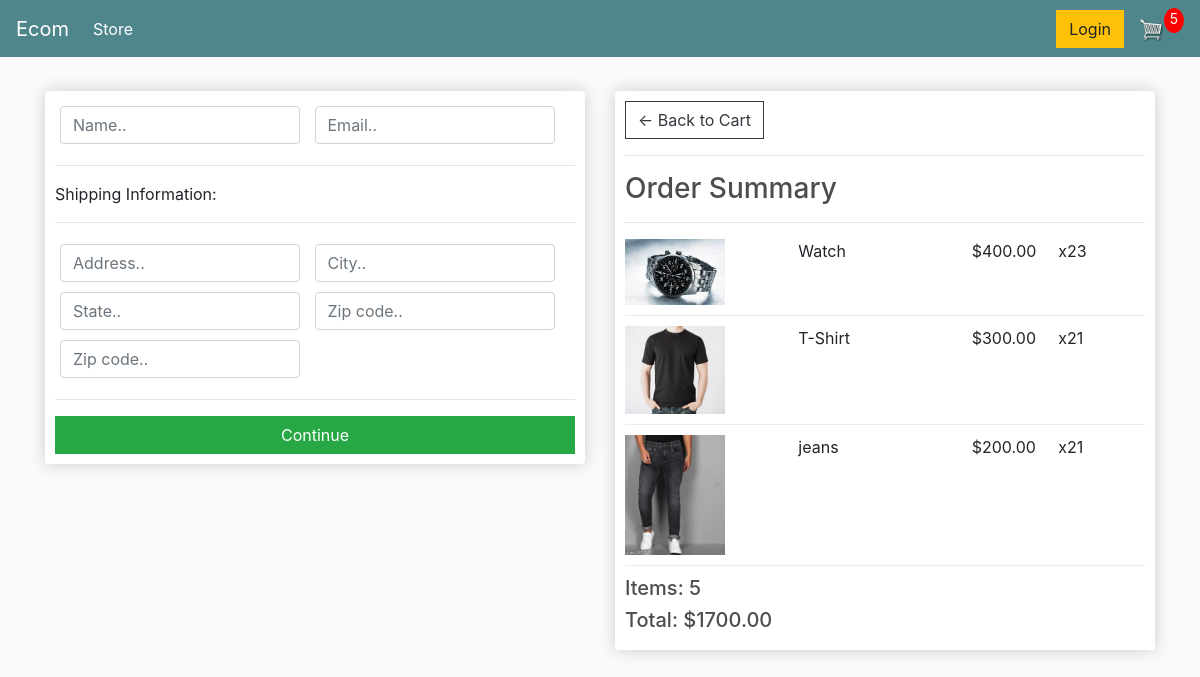
Screenshot of /checkout/ (signed in) with the database file from the repository.
### store/models.py (models this page shows, shortened)
class OrderItem(models.Model):
    product = models.ForeignKey(Product, on_delete=models.SET_NULL, blank=True, null=True)
    order = models.ForeignKey(Order, on_delete=models.SET_NULL, blank=True, null=True)
    quantity = models.IntegerField(default=0, null=True, blank=True)
    date_added = models.DateTimeField(auto_now_add=True)
    @property
    def get_total(self):
        total = self.product.price * self.quantity
        return total

class Product(models.Model):
    name = models.CharField(max_length=200, null=True)
    price = models.DecimalField(max_digits=7, decimal_places=2)
    digital = models.BooleanField(default=False, null=True, blank=False)
    image = models.ImageField(null=True, blank=True)

class Order(models.Model):
    customer = models.ForeignKey(Customer, on_delete=models.SET_NULL, blank=True, null=True)
    date_orderd = models.DateTimeField(auto_now_add=True)
    complete = models.BooleanField(default=False, null=True, blank=False)
    transaction_id = models.CharField(max_length=200, null=True)
    @property
    def shipping(self):
        shipping = False
        orderitems = self.orderitem_set.all()
        for i in orderitems:
            if i.product.digital == False:
                shipping = True
        return shipping
    @property
    def get_cart_total(self):
        orderitems = self.orderitem_set.all()
        total = sum([item.get_total for item in orderitems])
        return total
    @property
    def get_cart_items(self):
        orderitems = self.orderitem_set.all()
        total = sum([item.quantity for item in orderitems])
        return total

### store/views.py (the view)
# urls.py: path('checkout/', views.checkout, name="checkout"),
def checkout(request):
    data = cartData(request)
    cartItems = data['cartItems']
    order = data['order']
    items = data['items']
    context = {'items': items, 'order': order, 'cartItems': cartItems}
    return render(request, 'store/checkout.html', context)

### store/utils.py (called while the page is built)
def cartData(request):
    if request.user.is_authenticated:
        customer = request.user.customer
        order, created = Order.objects.get_or_create(customer=customer, complete=False)
        items = order.orderitem_set.all()
        cartItems = order.get_cart_items
    else:
        cookieData = cookieCart(request)
        cartItems = cookieData['cartItems']
        order = cookieData['order']
        items = cookieData['items']
    return {'cartItems': cartItems, 'order': order, 'items': items}

### store/templates/store/checkout.html (shortened to what this page needs)
{% extends 'store/main.html' %}
{% load static %}
{% block content %}
     <div class="row">
		<div class="col-lg-6">
			<div class="box-element" id="form-wrapper">
				<form id="form">
					<div id="user-info">
						<div class="form-field">
							<input required class="form-control" type="text" name="name" placeholder="Name..">
						</div>
						<div class="form-field">
							<input required class="form-control" type="email" name="email" placeholder="Email..">
						</div>
					</div>
					<div id="shipping-info">
						<hr>
						<p>Shipping Information:</p>
						<hr>
						<div class="form-field">
							<input class="form-control" type="text" name="address" placeholder="Address..">
						</div>
						<div class="form-field">
							<input class="form-control" type="text" name="city" placeholder="City..">
						</div>
						<div class="form-field">
							<input class="form-control" type="text" name="state" placeholder="State..">
						</div>
						<div class="form-field">
							<input class="form-control" type="text" name="zipcode" placeholder="Zip code..">
						</div>
						<div class="form-field">
							<input class="form-control" type="text" name="country" placeholder="Zip code..">
						</div>
					</div>
					<hr>
					<input id="form-button" class="btn btn-success btn-block" type="submit" value="Continue">
				</form>
			</div>
			<br>
		</div>
		<div class="col-lg-6">
			<div class="box-element">
				<a  class="btn btn-outline-dark" href="{% url 'cart' %}">&#x2190; Back to Cart</a>
				<hr>
				<h3>Order Summary</h3>
				<hr>
				{% for item in items %}
				<div class="cart-row">
					<div style="flex:2"><img class="row-image" src="{{item.product.image.url}}"></div>
					<div style="flex:2"><p>{{item.product.name}}</p></div>
					<div style="flex:1"><p>${{item.product.price}}</p></div>
					<div style="flex:1"><p>x2{{item.quantity}}</p></div>
				</div>
				{% endfor %}
				<h5>Items: {{order.get_cart_items}}</h5>
				<h5>Total: ${{order.get_cart_total|floatformat:2}}</h5>
			</div>
		</div>
	</div>
{% endblock content %}

### static/css/main.css (style rules this page uses)
body { background-color: hsl(0, 0%, 98%); }
h1,h2,h3,h4,h5,h6 { color:hsl(0, 0%, 30%); }
.box-element { box-shadow:hsl(0, 0%, 80%) 0 0 16px; background-color: #fff; border-radius: 4px; padding: 10px; }
.col-lg-4, .col-lg-6, .col-lg-8, .col-lg-12 { margin-top: 10px; }
.btn { border-radius: 0; }
.row-image { width: 100px; }
.form-field { width:250px; display: inline-block; padding: 5px; }
.cart-row { display: flex; align-items: flex-stretch; padding-bottom: 10px; margin-bottom: 10px; border-bottom: 1px solid #ececec; }

### rows the page displays
OrderItem: product.image (picture), product.name "Watch", product.price "400.00", quantity "3"
OrderItem: product.image (picture), product.name "T-Shirt", product.price "300.00", quantity "1"
OrderItem: product.image (picture), product.name "jeans", product.price "200.00", quantity "1"
Order: get_cart_items "5", get_cart_total "1700.00"

### other values shown
{{ cartItems }} "5"
